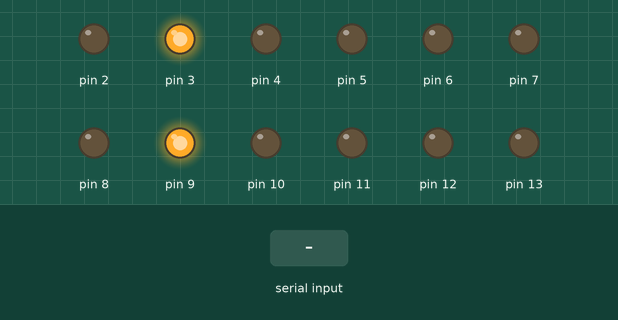
A sketch run on a simulated Arduino Uno, built with avr-gcc and run on an emulated ATmega328P. Shown: output pins drawn as LEDs (lit = HIGH). The test bench sets the inputs (shaded band).

Above: at 1.2 s.
1.3 s: "m90\n" received over Serial
At 2.0 s:
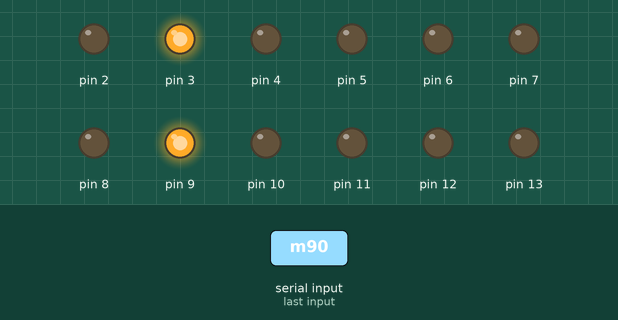
2.9 s: "M" received over Serial
At 5.0 s:
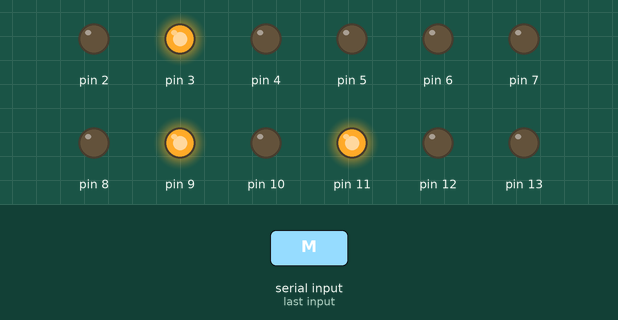
5.3 s: "e90\n" received over Serial
At 6.5 s:
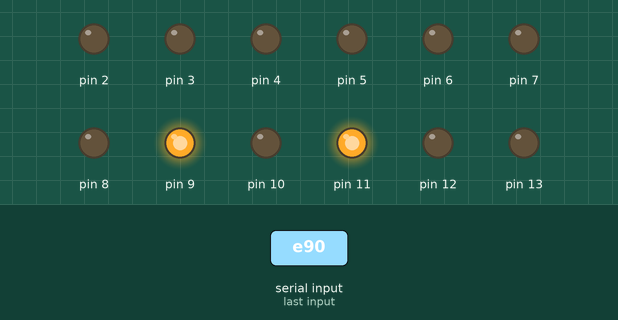
6.8 s: "m,45\n" received over Serial
At 7.1 s:
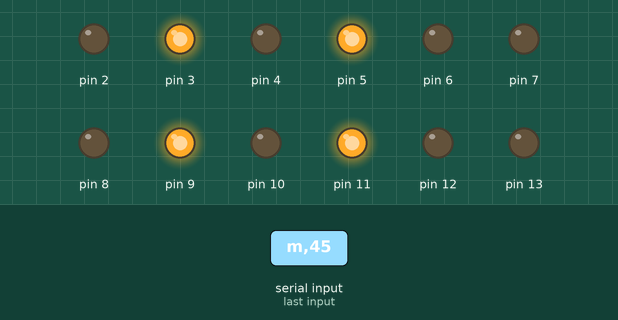
8.3 s: "e,45\n" received over Serial
At 8.9 s:
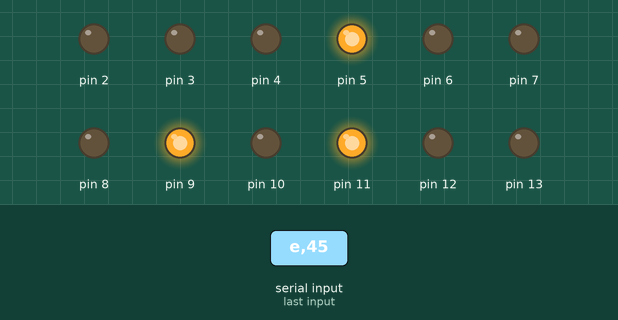
Timing chart, 0 to 11.3 s (numbered marks = the images above; inputs shaded):
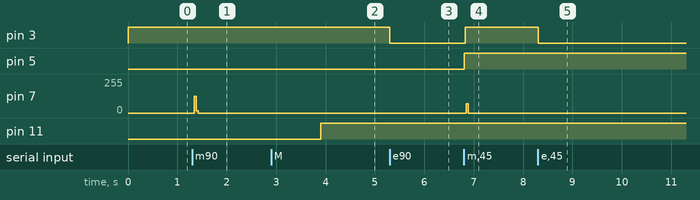

The sketch:

XY_table.ino
```cpp
class TB6600
{
  public:
    TB6600(const int ENA_n, const int ENA_p, const int DIR_n, const int DIR_p, const int PUL_n, const int PUL_p)
      : X_ENgnd(ENA_n), X_EN_5v(ENA_p), X_DIRgnd(DIR_n), X_DIR_5v(DIR_p), X_STPgnd(PUL_n), X_STP_5v(PUL_p)
    {
    }

    void begin()
    {
      pinMode (X_ENgnd ,OUTPUT);
      pinMode (X_EN_5v ,OUTPUT);
      pinMode (X_DIRgnd,OUTPUT);
      pinMode (X_DIR_5v,OUTPUT);
      pinMode (X_STPgnd,OUTPUT);
      pinMode (X_STP_5v,OUTPUT);
      digitalWrite (X_ENgnd,  LOW);
      digitalWrite (X_EN_5v, HIGH);
      digitalWrite (X_DIRgnd, LOW);
      digitalWrite (X_DIR_5v, LOW);
      digitalWrite (X_STPgnd, LOW);
      digitalWrite (X_STP_5v, LOW);
    }

    void enable(const bool ENABLE)
    {
      if (ENABLE)
        digitalWrite (X_EN_5v, LOW);
      else
        digitalWrite (X_EN_5v, HIGH);
    }

    void set_dt(const int dt){
     this->dt = dt;
    }

    void get_X()
    {
      Serial.println(X);
    }

    void zero()
    {
      X = 0;
    }

    void move(const long NX)
    {
      long xt;

      // determine motion direction
      if (NX>X) {
        xt = NX-X;
        digitalWrite (X_DIR_5v,LOW);
        xt=1;
      } else {
        xt = X-NX;
        digitalWrite (X_DIR_5v,HIGH);
        xt=-1;
      }

      for (; X !=NX; X=X+xt) {
        // check for serial commands
        if (Serial.available() > 0) {
          char c = Serial.read();
          if (c == '0')
            break;
          if (c == 'q')
            this->get_X();
        }

        // execute the motion
        digitalWrite (X_STP_5v, HIGH);
        delayMicroseconds (dt);
        digitalWrite (X_STP_5v, LOW);
        delayMicroseconds (dt);
      }

      enable(0);

//      Serial.println(X);
    }

  private:
    long X = 0;    // present position
    int dt = 250;  // step duration

    const int X_ENgnd, X_EN_5v, X_DIRgnd, X_DIR_5v, X_STPgnd, X_STP_5v;
};

TB6600 motor_x = TB6600(2,3,4,5,6,7);
TB6600 motor_y = TB6600(8,9,10,11,12,13);

void setup()
{
  Serial.begin(9600);

  motor_x.begin();
  motor_y.begin();
}

void serialEvent()
{
  while (Serial.available() > 0) {
    char cmd = Serial.read();
    switch (cmd) {
      case 'e':
        motor_x.enable(Serial.parseInt());
        break;

      case 's':
        motor_x.set_dt(Serial.parseInt());
        break;

      case 'm':
        motor_x.move(Serial.parseInt());
        break;

      case 'x':
        motor_x.get_X();
        break;

      case 'z':
        motor_x.zero();
        break;

      case 'E':
        motor_y.enable(Serial.parseInt());
        break;

      case 'S':
        motor_y.set_dt(Serial.parseInt());
        break;

      case 'M':
        motor_y.move(Serial.parseInt());
        break;

      case 'X':
        motor_y.get_X();
        break;

      case 'Z':
        motor_y.zero();
        break;

      case 'q':
        Serial.println("Not moving.");
        break;

      case '?':
        Serial.println("XY table ready.");
        break;
    }
  }
}

void loop()
{
}
```

Measured:
- after the input at 1.3 s, pin 7: 0/255 → 125/255 after 0.05 s, → 17/255 0.04 s later, → 0/255 0.04 s later
- after the input at 2.9 s, pin 11: LOW → HIGH after 1.0 s
- after the input at 5.3 s, pin 3: HIGH → LOW at once
- after the input at 6.8 s, pin 3, pin 5: LOW → HIGH at once; pin 7: 0/255 → 69/255 after 0.05 s, → 0/255 0.04 s later
- after the input at 8.3 s, pin 3: HIGH → LOW at once
